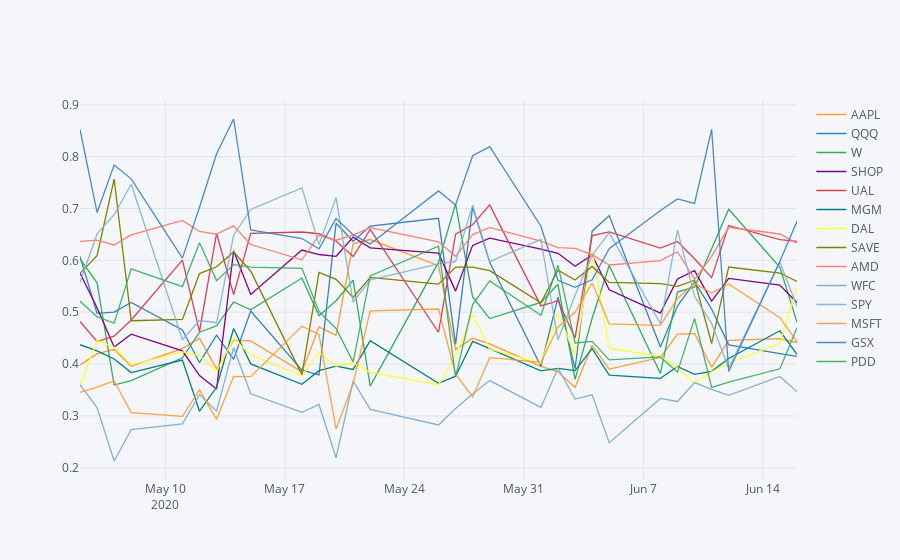

The notebook cell this image was saved under:
### Code cell
def stock_ts_view(stock):
    
interest = ['AAPL', 'QQQ', 'W', 'SHOP', 'UAL', 'MGM', 'DAL', 'SAVE', 'AMD', 'WFC', 'SPY', 'MSFT', 'GSX', 'PDD']
ts_dix = pd.DataFrame()
ts.index = ts.Date
for symbol in interest:
    ts_dix[symbol] = ts[ts['Symbol']==symbol].NMS_ShortRatio
ts_dix[-30:].iplot(kind='line')
